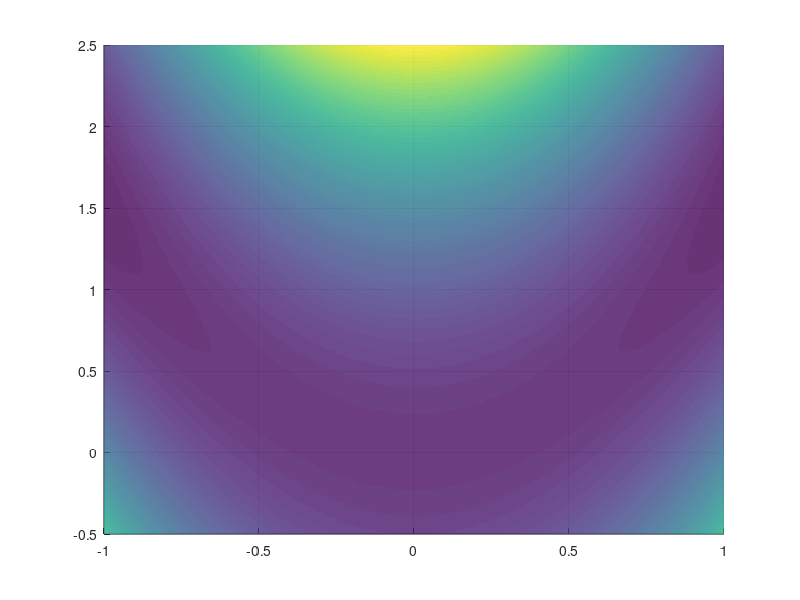

Recreate this plot in MATLAB. (Note: this script raises an error after producing the figure.)
% Define parameters
p = 1;
q = 2;

% Create grid
[Y, Z] = meshgrid(linspace(-1, 1, 400), linspace(-0.5, 2.5, 400));

% Calculate function values
F = (Z - p * Y.^2) .* (Z - q * Y.^2);

% Create figure
figure('Position', [100, 100, 800, 600]);
hold on;
grid on;

% Plot surface
surf(Y, Z, F, 'EdgeColor', 'none', 'FaceAlpha', 0.8);
colormap('parula'); 
clim([-0.2, 1.0]); % Use caxis([-0.2, 1.0]) if on an older MATLAB version

% Add a contour plot on the bottom floor to show the "valley"
[~, hContour] = contourf(Y, Z, F, linspace(-0.25, 0, 10));
hContour.ContourZLevel = -0.5;

% Plot the parabolic path z = 1.5 * y^2 (m = 1.5, between p=1 and q=2)
m = 1.5;
y_path = linspace(-0.8, 0.8, 100);
z_path = m * y_path.^2;
f_path = (z_path - p * y_path.^2) .* (z_path - q * y_path.^2);
plot3(y_path, z_path, f_path, 'r', 'LineWidth', 3, 'DisplayName', 'Path z = 1.5y^2');

% Plot a straight line path z = y to show it goes positive
y_line = linspace(-0.8, 0.8, 100);
z_line = y_line;
f_line = (z_line - p * y_line.^2) .* (z_line - q * y_line.^2);
plot3(y_line, z_line, f_line, 'w--', 'LineWidth', 2, 'DisplayName', 'Path z = y');

% Mark the origin
plot3(0, 0, 0, 'ko', 'MarkerSize', 10, 'MarkerFaceColor', 'k', 'DisplayName', 'Origin (0,0,0)');

% Formatting, Labels, and View
xlabel('Y', 'FontWeight', 'bold');
ylabel('Z', 'FontWeight', 'bold');
zlabel('f(Y, Z)', 'FontWeight', 'bold');
zlim([-0.5, 2]);
title('Plot of f(y,z) = (z - y^2)(z - 2y^2)', 'FontSize', 14);
view(-45, 20);
legend('Location', 'best');

hold off;
